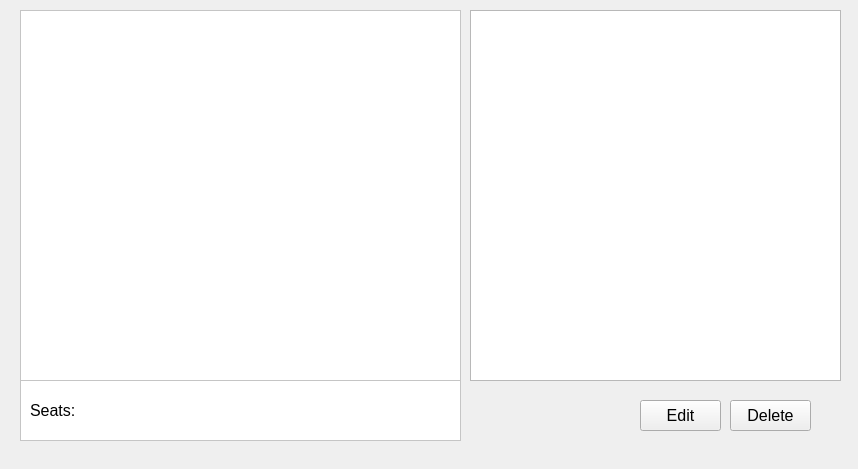
<?xml version="1.0" encoding="UTF-8"?>
<ui version="4.0">
 <class>edit_hall</class>
 <widget class="QWidget" name="edit_hall">
  <property name="geometry">
   <rect>
    <x>0</x>
    <y>0</y>
    <width>858</width>
    <height>469</height>
   </rect>
  </property>
  <property name="minimumSize">
   <size>
    <width>858</width>
    <height>469</height>
   </size>
  </property>
  <property name="maximumSize">
   <size>
    <width>858</width>
    <height>469</height>
   </size>
  </property>
  <property name="windowTitle">
   <string>Hall List</string>
  </property>
  <widget class="QFrame" name="frame_rows_columns">
   <property name="geometry">
    <rect>
     <x>20</x>
     <y>10</y>
     <width>441</width>
     <height>431</height>
    </rect>
   </property>
   <property name="palette">
    <palette>
     <active>
      <colorrole role="Base">
       <brush brushstyle="SolidPattern">
        <color alpha="255">
         <red>255</red>
         <green>255</green>
         <blue>255</blue>
        </color>
       </brush>
      </colorrole>
      <colorrole role="Window">
       <brush brushstyle="SolidPattern">
        <color alpha="255">
         <red>255</red>
         <green>255</green>
         <blue>255</blue>
        </color>
       </brush>
      </colorrole>
     </active>
     <inactive>
      <colorrole role="Base">
       <brush brushstyle="SolidPattern">
        <color alpha="255">
         <red>255</red>
         <green>255</green>
         <blue>255</blue>
        </color>
       </brush>
      </colorrole>
      <colorrole role="Window">
       <brush brushstyle="SolidPattern">
        <color alpha="255">
         <red>255</red>
         <green>255</green>
         <blue>255</blue>
        </color>
       </brush>
      </colorrole>
     </inactive>
     <disabled>
      <colorrole role="Base">
       <brush brushstyle="SolidPattern">
        <color alpha="255">
         <red>255</red>
         <green>255</green>
         <blue>255</blue>
        </color>
       </brush>
      </colorrole>
      <colorrole role="Window">
       <brush brushstyle="SolidPattern">
        <color alpha="255">
         <red>255</red>
         <green>255</green>
         <blue>255</blue>
        </color>
       </brush>
      </colorrole>
     </disabled>
    </palette>
   </property>
   <property name="autoFillBackground">
    <bool>true</bool>
   </property>
   <property name="frameShape">
    <enum>QFrame::StyledPanel</enum>
   </property>
   <property name="frameShadow">
    <enum>QFrame::Plain</enum>
   </property>
   <widget class="QFrame" name="frame_hall">
    <property name="geometry">
     <rect>
      <x>0</x>
      <y>0</y>
      <width>441</width>
      <height>371</height>
     </rect>
    </property>
    <property name="palette">
     <palette>
      <active>
       <colorrole role="Base">
        <brush brushstyle="SolidPattern">
         <color alpha="255">
          <red>255</red>
          <green>255</green>
          <blue>255</blue>
         </color>
        </brush>
       </colorrole>
       <colorrole role="Window">
        <brush brushstyle="SolidPattern">
         <color alpha="255">
          <red>255</red>
          <green>255</green>
          <blue>255</blue>
         </color>
        </brush>
       </colorrole>
      </active>
      <inactive>
       <colorrole role="Base">
        <brush brushstyle="SolidPattern">
         <color alpha="255">
          <red>255</red>
          <green>255</green>
          <blue>255</blue>
         </color>
        </brush>
       </colorrole>
       <colorrole role="Window">
        <brush brushstyle="SolidPattern">
         <color alpha="255">
          <red>255</red>
          <green>255</green>
          <blue>255</blue>
         </color>
        </brush>
       </colorrole>
      </inactive>
      <disabled>
       <colorrole role="Base">
        <brush brushstyle="SolidPattern">
         <color alpha="255">
          <red>255</red>
          <green>255</green>
          <blue>255</blue>
         </color>
        </brush>
       </colorrole>
       <colorrole role="Window">
        <brush brushstyle="SolidPattern">
         <color alpha="255">
          <red>255</red>
          <green>255</green>
          <blue>255</blue>
         </color>
        </brush>
       </colorrole>
      </disabled>
     </palette>
    </property>
    <property name="acceptDrops">
     <bool>false</bool>
    </property>
    <property name="autoFillBackground">
     <bool>true</bool>
    </property>
    <property name="frameShape">
     <enum>QFrame::StyledPanel</enum>
    </property>
    <property name="frameShadow">
     <enum>QFrame::Sunken</enum>
    </property>
   </widget>
   <widget class="QLabel" name="label_number_of_seats">
    <property name="geometry">
     <rect>
      <x>10</x>
      <y>390</y>
      <width>91</width>
      <height>21</height>
     </rect>
    </property>
    <property name="font">
     <font>
      <pointsize>12</pointsize>
     </font>
    </property>
    <property name="text">
     <string>Seats:</string>
    </property>
   </widget>
  </widget>
  <widget class="QPushButton" name="DeleteButton">
   <property name="geometry">
    <rect>
     <x>730</x>
     <y>400</y>
     <width>81</width>
     <height>31</height>
    </rect>
   </property>
   <property name="font">
    <font>
     <pointsize>12</pointsize>
    </font>
   </property>
   <property name="text">
    <string>Delete</string>
   </property>
  </widget>
  <widget class="QTableView" name="tableView_edit_hall">
   <property name="geometry">
    <rect>
     <x>470</x>
     <y>10</y>
     <width>371</width>
     <height>371</height>
    </rect>
   </property>
   <property name="selectionBehavior">
    <enum>QAbstractItemView::SelectRows</enum>
   </property>
   <property name="showGrid">
    <bool>true</bool>
   </property>
   <attribute name="horizontalHeaderVisible">
    <bool>true</bool>
   </attribute>
   <attribute name="verticalHeaderVisible">
    <bool>false</bool>
   </attribute>
   <attribute name="verticalHeaderDefaultSectionSize">
    <number>20</number>
   </attribute>
  </widget>
  <widget class="QPushButton" name="EditButton">
   <property name="geometry">
    <rect>
     <x>640</x>
     <y>400</y>
     <width>81</width>
     <height>31</height>
    </rect>
   </property>
   <property name="font">
    <font>
     <pointsize>12</pointsize>
    </font>
   </property>
   <property name="text">
    <string>Edit</string>
   </property>
  </widget>
 </widget>
 <resources/>
 <connections/>
</ui>
